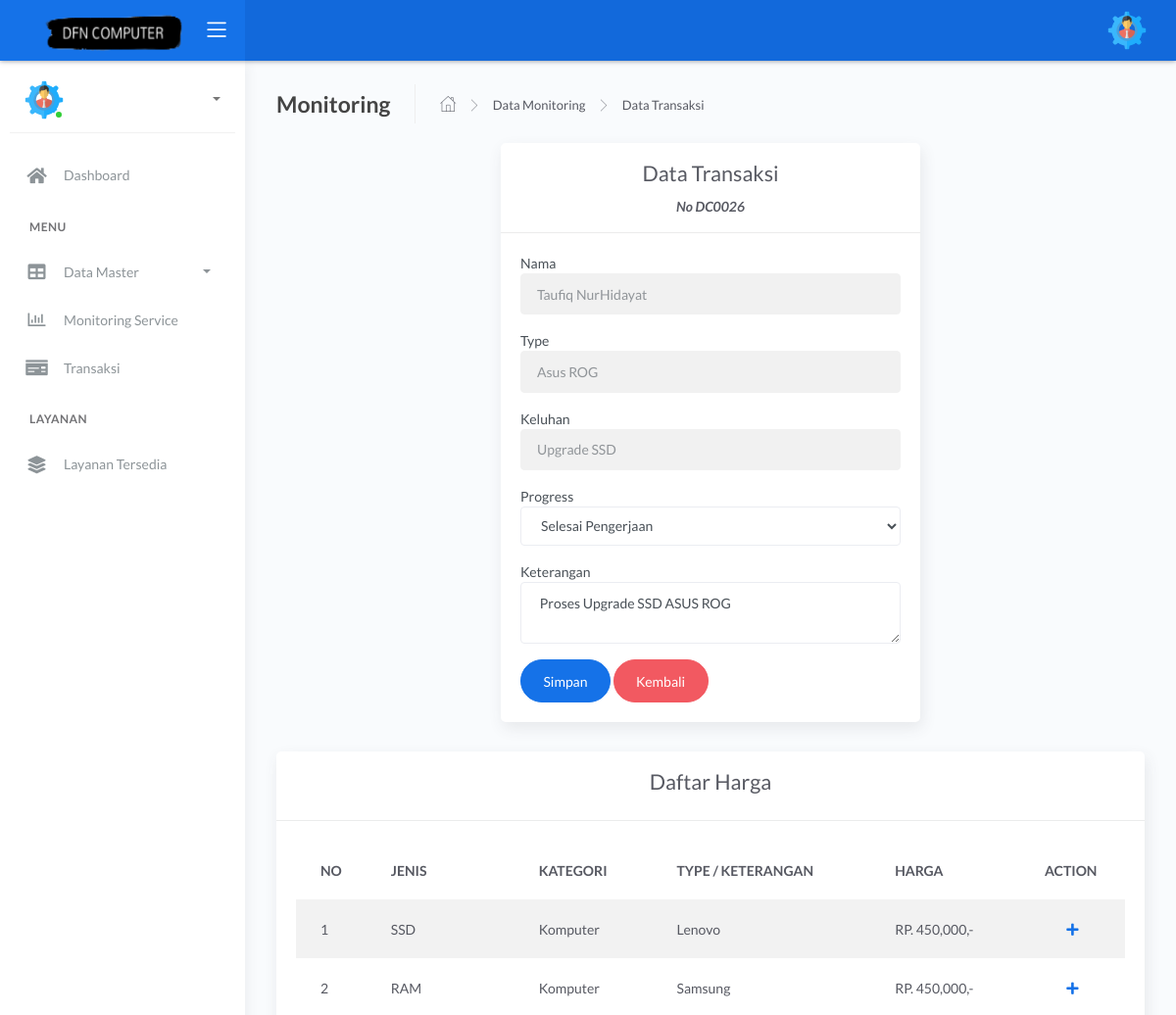
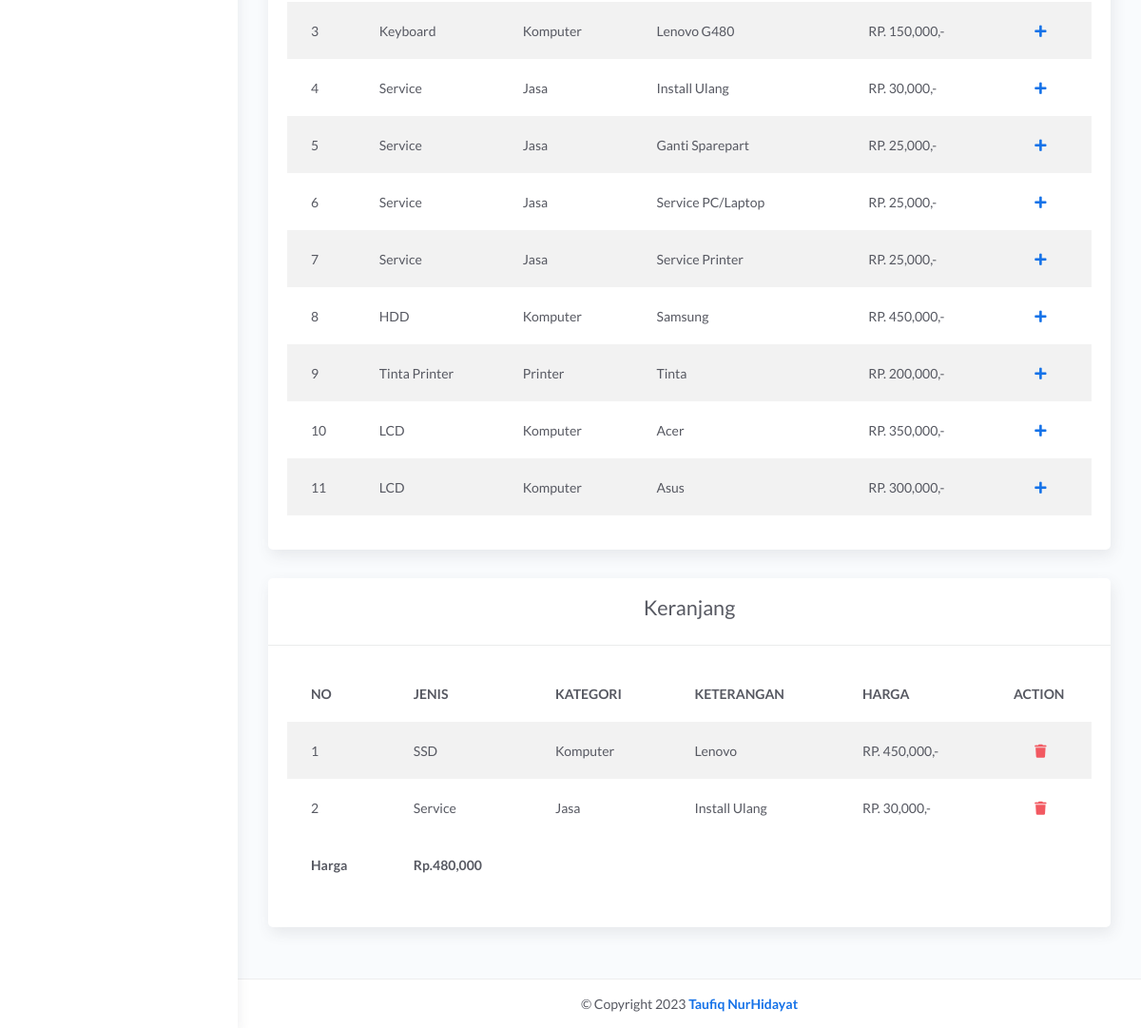
The page /admin/teknisi/monitoring_transaksi.php?no_service=26 on the database as committed earlier (2 pictures, top to bottom).
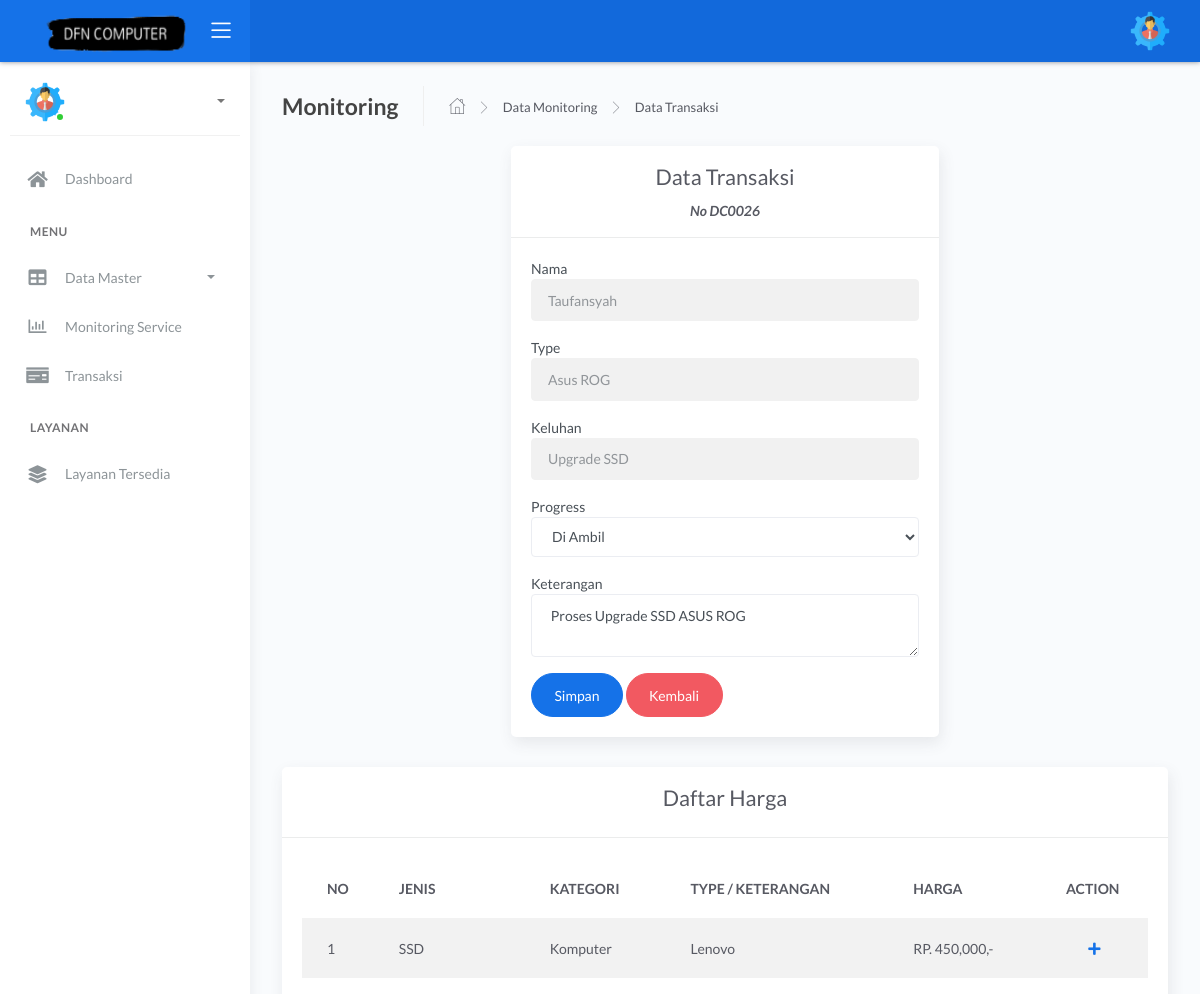
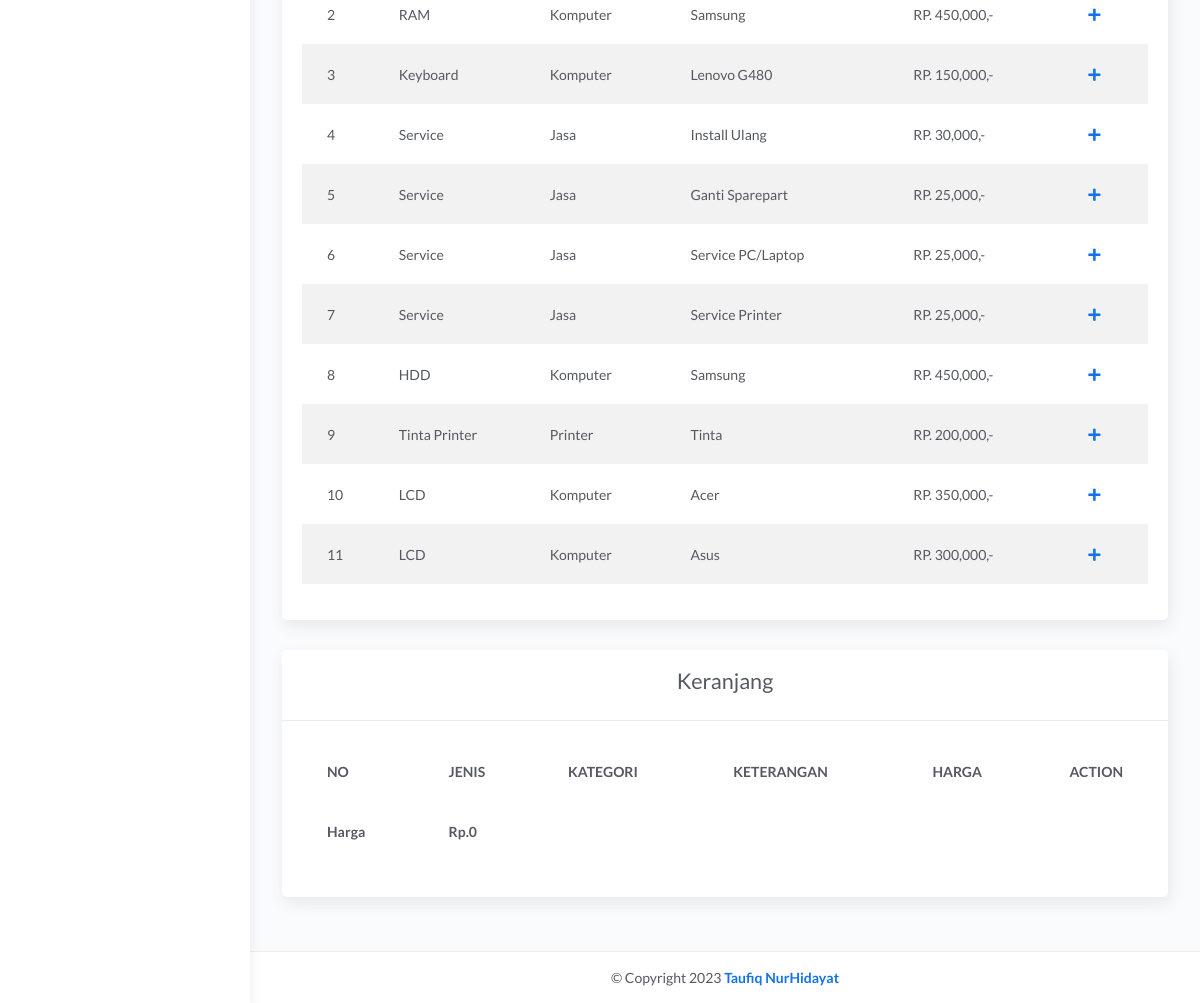
The same page on the database as committed later (2 pictures, top to bottom).
### tables this page shows
CREATE TABLE `service` (
  `no_service` int(11) NOT NULL,
  `id_pelanggan` int(11) NOT NULL,
  `kategori` varchar(255) NOT NULL,
  `type` varchar(255) NOT NULL,
  `keluhan` text NOT NULL,
  `tanggal` datetime DEFAULT current_timestamp(),
  `progres` varchar(255) NOT NULL,
  `keterangan` varchar(255) NOT NULL,
  `totharga` int(25) NOT NULL,
  `id_admin` int(11) NOT NULL,
  `id_order` int(11) NOT NULL,
  `tgl_update` datetime NOT NULL DEFAULT current_timestamp() ON UPDATE current_timestamp()
);

CREATE TABLE `pelanggan` (
  `id_pelanggan` int(10) NOT NULL,
  `nama` varchar(100) NOT NULL,
  `password` varchar(100) NOT NULL,
  `hp` varchar(25) NOT NULL,
  `email` varchar(100) NOT NULL,
  `jk` varchar(100) NOT NULL,
  `alamat` varchar(255) NOT NULL,
  `status` varchar(255) NOT NULL
);

CREATE TABLE `harga` (
  `id_harga` int(11) NOT NULL,
  `jenis` varchar(255) NOT NULL,
  `kategori` varchar(255) NOT NULL,
  `type` varchar(255) NOT NULL,
  `harga` int(11) NOT NULL
);

CREATE TABLE `troli` (
  `id_troli` int(11) NOT NULL,
  `no_service` int(11) NOT NULL,
  `id_harga` int(11) NOT NULL,
  `jumlah` int(11) NOT NULL
);

### admin/teknisi/monitoring_transaksi.php (the view, shortened to what the changed rows need)
<?php include 'header.php'; ?>
<?php
if (isset($_GET['no_service'])) {
    $no_service = $_GET['no_service'];
    $select = mysqli_query($koneksi, "SELECT * FROM service JOIN pelanggan on pelanggan.id_pelanggan = service.id_pelanggan WHERE no_service= '$no_service'");
    if (mysqli_num_rows($select) == 0) {
        echo '<div class="alert alert-warning">Id Barang tidak ada dalam database.</div>';
        exit();
    } else {
        $data = mysqli_fetch_assoc($select);
    }
}
?>
<div class="main-panel">
    <div class="content">
        <div class="page-inner ">
            <div class="row justify-content-center">
                <div class="col-md-6">
                    <div class="card">
                        <div class=" card-header ">
                            <center>
                                <h2>Data Transaksi</h2>
                            </center>
                        </div>
                        <div class="card-body">
                            <form action="monitoring_transaksi.php?no_service=<?php echo $no_service ?>" method="post">
                                <form>
                                    <div class="mb-3">
                                        <label class="form-label">Nama</label>
                                        <input type="text" class="form-control" id="nama" name="nama" value="<?php echo $data['nama']; ?>" readonly>
                                    </div>
                                    <div class="mb-3">
                                        <label class="form-label">Type</label>
                                        <input type="text" class="form-control" id="type" name="type" value="<?php echo $data['type']; ?>" readonly>
                                    </div>
                                    <div class="mb-3">
                                        <label class="form-label">Keluhan</label>
                                        <input type="text" class="form-control" id="keluhan" name="keluhan" value="<?php echo $data['keluhan']; ?>" readonly>
                                    </div>
                                    <div class="mb-3">
                                        <label class="form-label">Progress</label>
                                        <select class="form-control input-border-buttom" name="progres" id="progres">
                                            <option selected><?php echo $data['progres']; ?></option>
                                        </select>
                                    </div>
                                    <div class="mb-3">
                                        <label class="form-label">Keterangan</label>
                                        <textarea type="text" class="form-control" id="keterangan" name="keterangan" required><?php echo $data['keterangan']; ?></textarea>
                                    </div>
                                </form>
                        </div>
                    </div>
                </div>
            </div>
            <div class="row" id="harga">
                <div class="col-md-12">
                    <div class="card">
                        <div class="card-header ">
                            <center>
                                <h2>Daftar Harga </h2>
                            </center>
                        </div>
                        <div class="card-body">
                            <div class="table-responsive">
                                <table id="tableharga" class="display table table-striped table-hover">
                                    <thead>
                                        <tr>
                                            <th style="width: 1%">NO</th>
                                            <th>JENIS</th>
                                            <th>KATEGORI</th>
                                            <th>TYPE / KETERANGAN</th>
                                            <th>HARGA</th>
                                            <th style="width: 10%">ACTION</th>
                                        </tr>
                                    </thead>
                                    <tbody>
                                        <?php
                                        include '../../koneksi.php';
                                        $no = 1;
                                        $dataharga = mysqli_query($koneksi, "SELECT * FROM harga");
                                        while ($d = mysqli_fetch_array($dataharga)) {
                                        ?>
                                            <tr>
                                                <td><?php echo $no++; ?></td>
                                                <td><?php echo $d['jenis']; ?></td>
                                                <td><?php echo $d['kategori']; ?></td>
                                                <td><?php echo $d['type']; ?></td>
                                                <td>RP. <?php echo number_format($d['harga']) ?>,-</td>
                                                <td>
                                                    <div class="form-button-action">
                                                        <button type="button" data-toggle="modal" title="" class="btn btn-link btn-primary" data-target="#tambah_<?php echo $d['id_harga']; ?>">
                                                            <i class="fa fa-plus"></i>
                                                        </button>
                                                    </div>
                                                <?php
                                            }
                                                ?>
                                                </td>
                                            </tr>
                                    </tbody>
                                </table>
                            </div>
                        </div>
                    </div>
                </div>
            </div>
            <div class="row" id="keranjang">
                <div class="col-md-12">
                    <div class="card">
                        <div class="card-header ">
                            <center>
                                <h2>Keranjang</h2>
                            </center>
                        </div>
                        <div class="card-body">
                            <div class="table-responsive">
                                <table id="tablekeranjang" class="display table table-striped table-hover">
                                    <thead>
                                        <tr>
                                            <th>NO</th>
                                            <th>JENIS</th>
                                            <th>KATEGORI</th>
                                            <th>KETERANGAN</th>
                                            <th>HARGA</th>
                                            <th style="width: 10%">ACTION</th>
                                        </tr>
                                    </thead>
                                    <tbody>
                                        <?php
                                        include '../../koneksi.php';
                                        $no = 1;
                                        $datatroli = mysqli_query($koneksi, "SELECT * FROM troli
                                            JOIN service on service.no_service = troli.no_service
                                            JOIN harga on harga.id_harga = troli.id_harga
                                            WHERE troli.no_service='$no_service'");
                                        $total = 0;
                                        while ($d = mysqli_fetch_array($datatroli)) {
                                            $total += $d['harga'];
                                        ?>
                                            <tr>
                                                <td><?php echo $no++; ?></td>
                                                <td><?php echo $d['jenis']; ?></td>
                                                <td><?php echo $d['kategori']; ?></td>
                                                <td><?php echo $d['type']; ?></td>
                                                <td>RP. <?php echo number_format($d['harga']) ?>,-</td>
                                                <td>
                                                    <div class="form-button-action">
                                                        <button type="button" class="btn btn-link btn-danger" data-toggle="modal" data-target="#hapusModal<?php echo $d['id_troli']; ?>">
                                                            <i class="fas fa fa-trash"></i>
                                                        </button>
                                                    </div>
                            </div>
                        <?php
                                        }
                        ?>
                        </tbody>
                        <tfoot>
                            <tr>
                                <th><b>Harga </b></th>
                                <th><b>Rp.<?php echo number_format($total) ?></b></th>
                            </tr>
                            </table>
                        </div>
                    </div>
                </div>
            </div>
        </div>
    </div>
</div>
</div>

Rows that differ between the two databases and show on the page:
removed troli: id_harga.jenis "SSD", id_harga.kategori "Komputer", id_harga.type "Lenovo", id_harga.harga "450,000"
removed troli: id_harga.jenis "Service", id_harga.kategori "Jasa", id_harga.type "Install Ulang", id_harga.harga "30,000"
changed service "Asus ROG": nama "Taufiq NurHidayat" → "Taufansyah"; progres "Selesai Pengerjaan" → "Di Ambil"
Other text that changed with them:
$total: "480,000" → "0"
